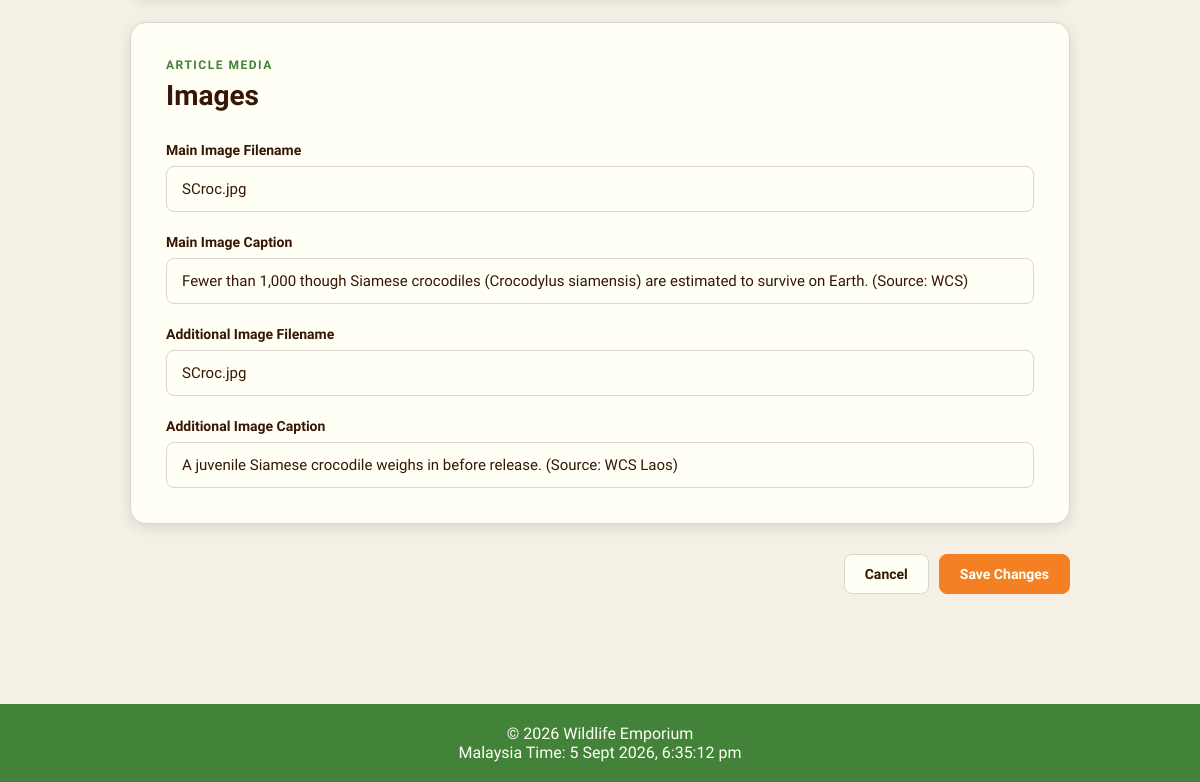
/articles/editArticle.php?id=28 (signed in, lower part), run on an earlier commit of the app's database.
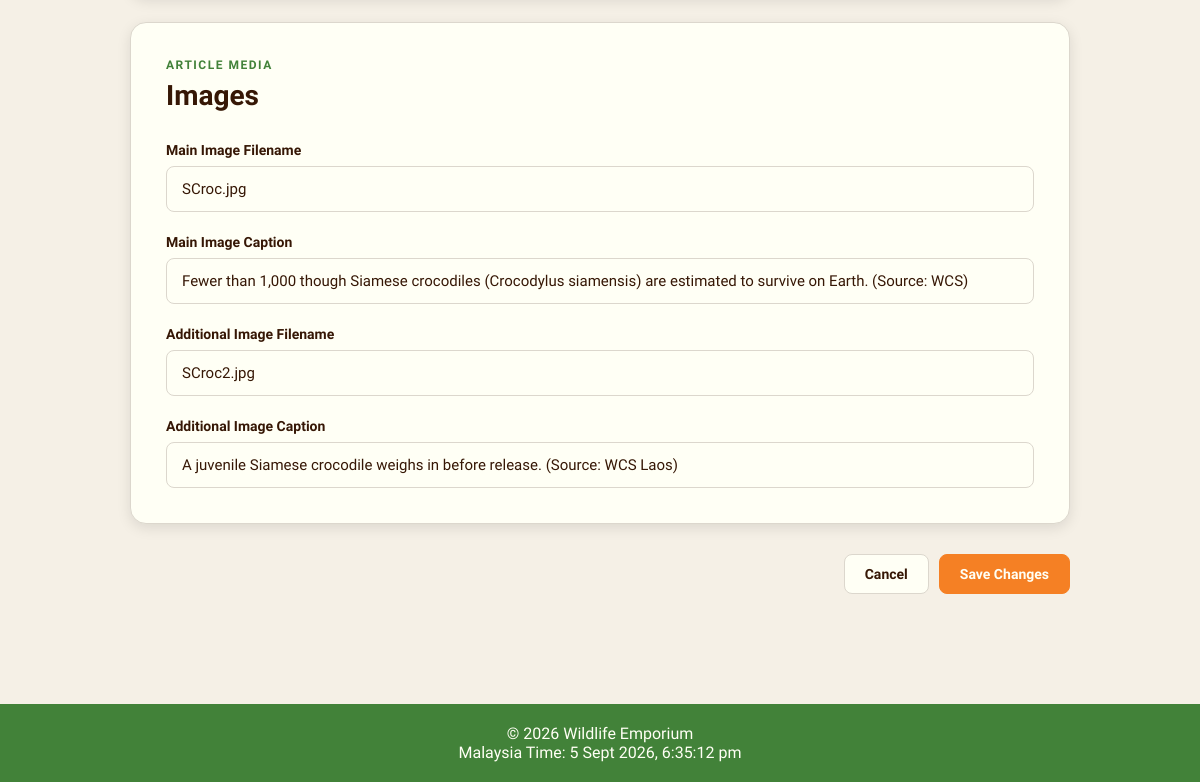
And on a later commit of the database.
### tables this page shows
CREATE TABLE IF NOT EXISTS `articles` (
  `article_id` int NOT NULL AUTO_INCREMENT,
  `title` varchar(255) NOT NULL,
  `subheading` varchar(255) NOT NULL,
  `author` varchar(100) NOT NULL,
  `keywords` varchar(255) NOT NULL,
  `summary` text NOT NULL,
  `content` longtext NOT NULL,
  `image_name` varchar(255) NOT NULL,
  `image_caption` varchar(255) NOT NULL,
  `image_name2` varchar(255) DEFAULT NULL,
  `image_caption2` varchar(255) DEFAULT NULL,
  `creation_at` timestamp NOT NULL DEFAULT CURRENT_TIMESTAMP,
  PRIMARY KEY (`article_id`)
);

### articles/editArticle.php (the view, shortened to what the changed rows need)
<?php
require_once("../includes/database.php");
$articleID = (int)$_GET["id"];
$query = "
    SELECT
        article_id,
        title,
        subheading,
        author,
        keywords,
        summary,
        content,
        image_name,
        image_caption,
        image_name2,
        image_caption2,
        creation_at
    FROM articles
    WHERE article_id = ?
";
$statement = mysqli_prepare($connection, $query);
mysqli_stmt_bind_param(
    $statement,
    "i",
    $articleID
);
mysqli_stmt_execute($statement);
mysqli_stmt_bind_result(
    $statement,
    $databaseArticleID,
    $title,
    $subheading,
    $author,
    $keywords,
    $summary,
    $content,
    $imageName,
    $imageCaption,
    $imageName2,
    $imageCaption2,
    $creationAt
);
$article = [
    "article_id" => $databaseArticleID,
    "title" => $title,
    "subheading" => $subheading,
    "author" => $author,
    "keywords" => $keywords,
    "summary" => $summary,
    "content" => $content,
    "image_name" => $imageName,
    "image_caption" => $imageCaption,
    "image_name2" => $imageName2,
    "image_caption2" => $imageCaption2,
    "creation_at" => $creationAt
];
?>
<!DOCTYPE html>
<html lang="en">
<head>
    <link
        rel="stylesheet"
        href="../css/style.css"
    >
    <link
        rel="stylesheet"
        href="../css/editArticle.css"
    >
</head>
<body>
<main>
    <div class="edit-article-page">
        <section class="edit-article-form-container">
            <form
                method="POST"
                action="editArticle.php?id=<?php echo $articleID; ?>"
                class="edit-article-form"
            >
                <div class="edit-article-section">
                    <h2>
                        Images
                    </h2>
                    <div class="edit-form-group">
                        <label for="image_name">
                            Main Image Filename
                        </label>
                        <input
                            type="text"
                            id="image_name"
                            name="image_name"
                            value="<?php echo htmlspecialchars(
                                $article["image_name"] ?? "",
                                ENT_QUOTES,
                                "UTF-8"
                            ); ?>"
                            placeholder="Example: tiger.jpg"
                        >
                    </div>
                    <div class="edit-form-group">
                        <label for="image_caption">
                            Main Image Caption
                        </label>
                        <input
                            type="text"
                            id="image_caption"
                            name="image_caption"
                            value="<?php echo htmlspecialchars(
                                $article["image_caption"] ?? "",
                                ENT_QUOTES,
                                "UTF-8"
                            ); ?>"
                        >
                    </div>
                    <div class="edit-form-group">
                        <label for="image_name2">
                            Additional Image Filename
                        </label>
                        <input
                            type="text"
                            id="image_name2"
                            name="image_name2"
                            value="<?php echo htmlspecialchars(
                                $article["image_name2"] ?? "",
                                ENT_QUOTES,
                                "UTF-8"
                            ); ?>"
                            placeholder="Example: tiger-habitat.jpg"
                        >
                    </div>
                    <div class="edit-form-group">
                        <label for="image_caption2">
                            Additional Image Caption
                        </label>
                        <input
                            type="text"
                            id="image_caption2"
                            name="image_caption2"
                            value="<?php echo htmlspecialchars(
                                $article["image_caption2"] ?? "",
                                ENT_QUOTES,
                                "UTF-8"
                            ); ?>"
                        >
                    </div>
                </div>
            </form>
        </section>
    </div>
</main>
</body>
</html>

What changed in the data, as far as the page shows it:
changed articles "SCroc.jpg": image_name2 "SCroc.jpg" → "SCroc2.jpg"
